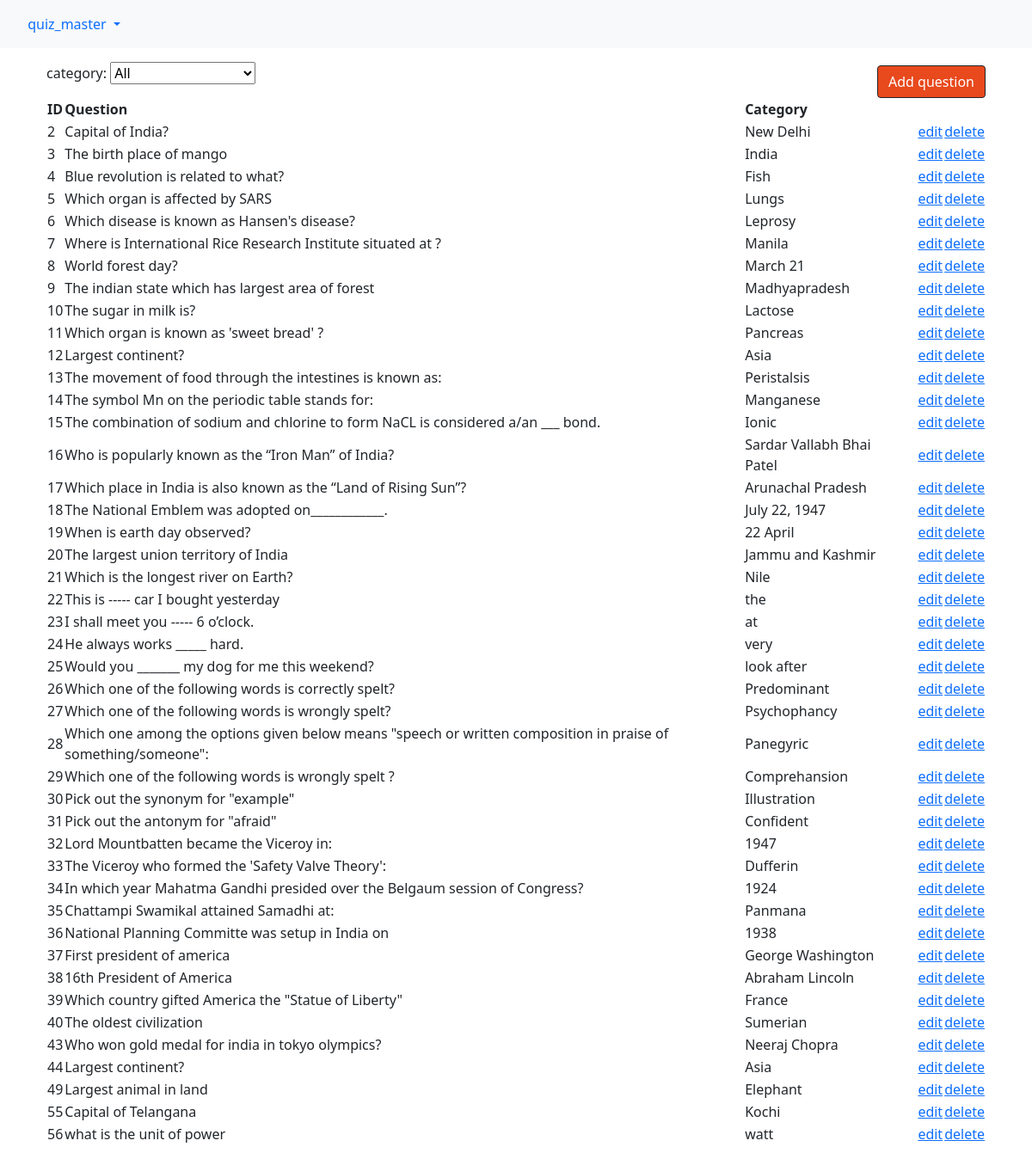
Screenshot of /quiz_master/questions_view (signed in) with the database file from the repository.
### quiz_master/models.py (models this page shows, shortened)
class Question(models.Model):
    question_text = models.CharField(max_length=200)
    choice_1 = models.CharField(max_length=200)
    choice_2 = models.CharField(max_length=200)
    choice_3 = models.CharField(max_length=200)
    choice_4 = models.CharField(max_length=200)
    answer   = models.CharField(max_length=200)
    category = models.CharField(max_length=200,default='General Knowledge',choices=SUBJECT_CHOICES)
    level = models.CharField(max_length=200,default='Easy',choices=QUESTION_LEVEL)
    created = models.DateTimeField(auto_now_add=True)
    updated = models.DateTimeField(auto_now=True)

### quiz_master/views.py (the view)
# urls.py: path('questions_view',views.questions_view,name='questions_view'),
@permission_required('quiz_master.add_question')
def questions_view(request):
	question_list=Question.objects.all()
	length=len(question_list)
	context={'question_list':question_list,'length':length,'category_list':SUBJECT_LIST}
	return render(request, 'quiz_master/questions_view.html', context)

### quiz_master/templates/quiz_master/questions_view.html (shortened to what this page needs)
{% extends "base.html" %}
{% load static %}
{% load crispy_forms_tags %}
{% block content %}
<section id="question_form">
	<div class="container" >
	<a href="{% url 'quiz_master:add_question' %}" style="float:right;" ><button class="btn btn-dark mt-1">Add question</button></a>
	category: <select id="category"><option>All</option>{%for category in category_list %}<option>{{category}}</option>{% endfor %}</select>
	<table border="0" style="min-width:100%;">
		<th>ID</th>
		<th>Question</th>
		<th>Category</th>
		{% for question in question_list%}
		<tr class="{{question.category}}"><td>{{question.id}}</td>
				<td>{{question.question_text}}</td>
				<td>{{question.answer}}</td>
				<td style="padding-left:20px;"><a href="{% url 'quiz_master:change_question' question.id %}">edit</a></td>
				<td><a href="{% url 'quiz_master:delete_question' question.id %}" onclick="return confirm('Are you sure you want to delete this question')">delete</a></td>
		</tr>
		{%endfor%}
	</table>
	</div>
</section>
{% endblock content %}

### templates/base.html (shortened to what this page needs)
{% load static %}
<!doctype html>
<html lang="en">
  <head>
    <link href="https://cdn.jsdelivr.net/npm/bootstrap@5.0.0-beta2/dist/css/bootstrap.min.css" rel="stylesheet">
    <link rel="stylesheet" href="{% static 'style.css' %}">
  </head>
  <body>
    {% include 'navbar.html' %}
    <div class="container mt-3 mb-3">
        {% block content %}
        {% endblock content %}
    </div>
  </body>
</html>

### templates/navbar.html (shortened to what this page needs)
{% load static %}
<nav class="navbar navbar-expand-lg navbar-light bg-light">
  <div class="container-fluid">
    {% if request.user.is_authenticated %}
      <div class="nav-item dropdown">
        <div class="nav-link dropdown-toggle" id="navbarDropdownMenuLink" role="button" data-bs-toggle="dropdown" aria-expanded="false">
          <img src="" class="">&nbsp;{{request.user}}
        </div>
      </div>
    {% endif %}
  </div>
</nav>

### static/style.css (style rules this page uses)
button { background-color: #e8491d !important }

### rows the page displays
Question: id "2", question_text "Capital of India?", answer "New Delhi"
Question: id "3", question_text "The birth place of mango", answer "India"
Question: id "4", question_text "Blue revolution is related to what?", answer "Fish"
Question: id "5", question_text "Which organ is affected by SARS", answer "Lungs"
Question: id "6", question_text "Which disease is known as Hansen's disease?", answer "Leprosy"
Question: id "7", question_text "Where is International Rice Research Institute situated at ?", answer "Manila"
Question: id "8", question_text "World forest day?", answer "March 21"
Question: id "9", question_text "The indian state which has largest area of forest", answer "Madhyapradesh"
Question: id "10", question_text "The sugar in milk is?", answer "Lactose"
Question: id "11", question_text "Which organ is known as 'sweet bread' ?", answer "Pancreas"
Question: id "12", question_text "Largest continent?", answer "Asia"
Question: id "13", question_text "The movement of food through the intestines is known as:", answer "Peristalsis"
Question: id "14", question_text "The symbol Mn on the periodic table stands for:", answer "Manganese"
Question: id "15", question_text "The combination of sodium and chlorine to form NaCL is considered a/an ___ bond.", answer "Ionic"
Question: id "16", question_text "Who is popularly known as the “Iron Man” of India?", answer "Sardar Vallabh Bhai Patel"
Question: id "17", question_text "Which place in India is also known as the “Land of Rising Sun”?", answer "Arunachal Pradesh"
Question: id "18", question_text "The National Emblem was adopted on____________.", answer "July 22, 1947"
Question: id "19", question_text "When is earth day observed?", answer "22 April"
Question: id "20", question_text "The largest union territory of India", answer "Jammu and Kashmir"
Question: id "21", question_text "Which is the longest river on Earth?", answer "Nile"
Question: id "22", question_text "This is ----- car I bought yesterday", answer "the"
Question: id "23", question_text "I shall meet you ----- 6 o’clock.", answer "at"
Question: id "24", question_text "He always works _____ hard.", answer "very"
Question: id "25", question_text "Would you _______ my dog for me this weekend?", answer "look after"
Question: id "26", question_text "Which one of the following words is correctly spelt?", answer "Predominant"
Question: id "27", question_text "Which one of the following words is wrongly spelt?", answer "Psychophancy"
Question: id "28", question_text "Which one among the options given below means \"speech or written composition in praise of something/someone\":", answer "Panegyric"
Question: id "29", question_text "Which one of the following words is wrongly spelt ?", answer "Comprehansion"
Question: id "30", question_text "Pick out the synonym for \"example\"", answer "Illustration"
Question: id "31", question_text "Pick out the antonym for \"afraid\"", answer "Confident"
Question: id "32", question_text "Lord Mountbatten became the Viceroy in:", answer "1947"
Question: id "33", question_text "The Viceroy who formed the 'Safety Valve Theory':", answer "Dufferin"
Question: id "34", question_text "In which year Mahatma Gandhi presided over the Belgaum session of Congress?", answer "1924"
Question: id "35", question_text "Chattampi Swamikal attained Samadhi at:", answer "Panmana"
Question: id "36", question_text "National Planning Committe was setup in India on", answer "1938"
Question: id "37", question_text "First president of america", answer "George Washington"
Question: id "38", question_text "16th President of America", answer "Abraham Lincoln"
Question: id "39", question_text "Which country gifted America the \"Statue of Liberty\"", answer "France"
Question: id "40", question_text "The oldest civilization", answer "Sumerian"
Question: id "43", question_text "Who won gold medal for india in tokyo olympics?", answer "Neeraj Chopra"
Question: id "44", question_text "Largest continent?", answer "Asia"
Question: id "49", question_text "Largest animal in land", answer "Elephant"
Question: id "55", question_text "Capital of Telangana", answer "Kochi"
Question: id "56", question_text "what is the unit of power", answer "watt"

### other values shown
{{ request.user }} "quiz_master"
